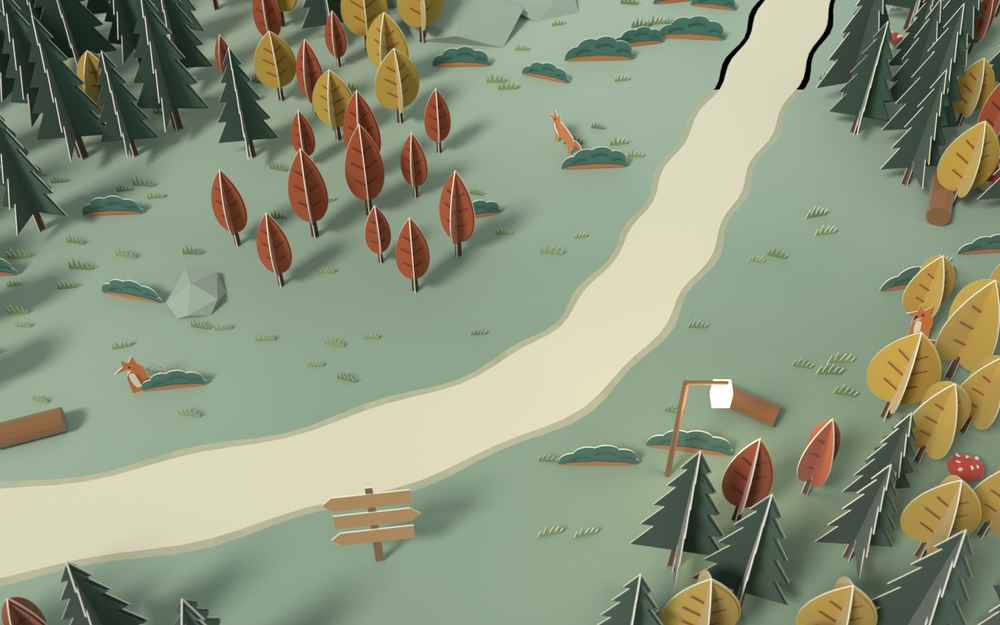
#> input picture design/forest-3d/render-v1.png, 1000 x 625 px, shrunk from 1440 x 900 before the run
$ python grade.py render-v1.png out.png
#> lines starting #> are read from the running program, lines starting #| are printed output that depends on the picture
# Chỉnh màu sau render cho giống ảnh chụp mô hình: bóng ngả xanh ngọc, sáng ấm, tương phản thấp, tối viền, hạt phim.
import sys
import numpy as np
from PIL import Image
p = sys.argv[1]
im = np.asarray(Image.open(p).convert('RGB')).astype(float) / 255
lum = im @ [0.299, 0.587, 0.114]
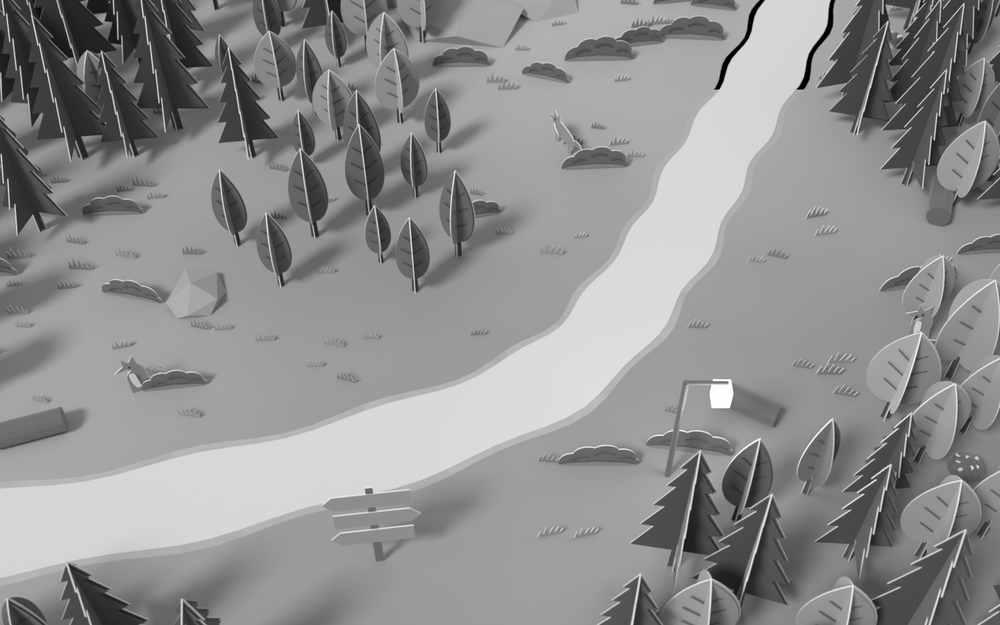
#> lum: shape (625, 1000) float64; min 0, max 1, mean 0.563
shadow = np.clip(1 - lum * 1.6, 0, 1)[..., None]; high = np.clip((lum - 0.55) * 2.2, 0, 1)[..., None]
#> after `shadow = np.clip(1 - lum * 1.6, 0, 1)[..., None]`:
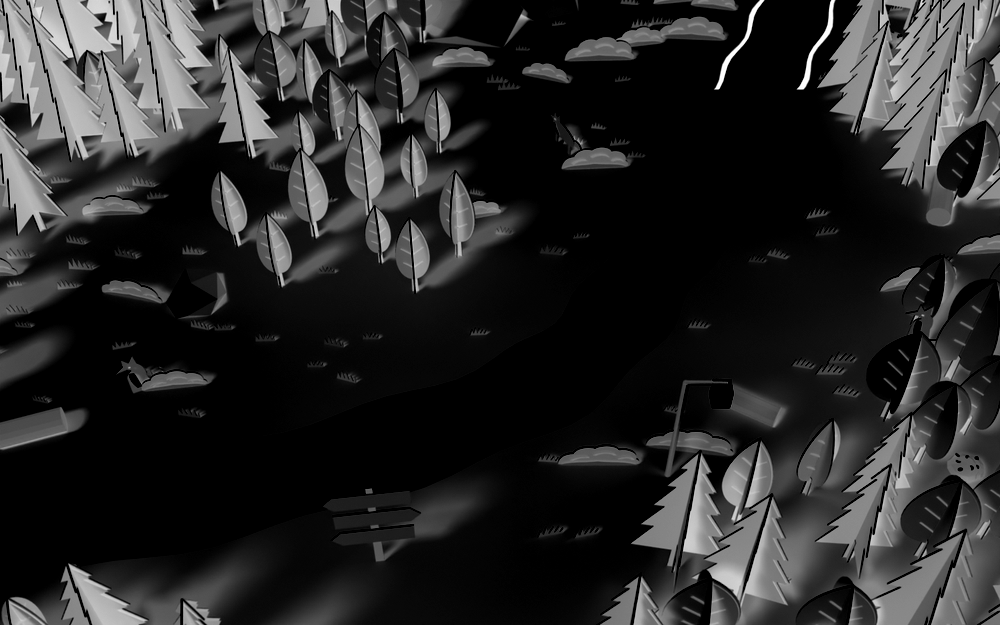
#> shadow: shape (625, 1000, 1) float64; min 0, max 1, mean 0.157
#> after `high = np.clip((lum - 0.55) * 2.2, 0, 1)[..., None]`:
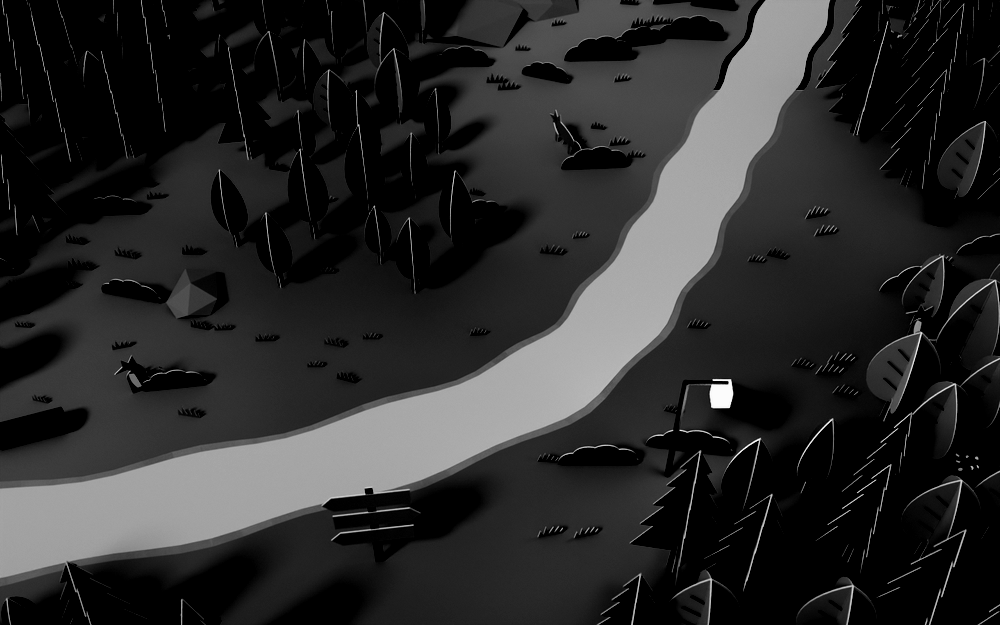
#> high: shape (625, 1000, 1) float64; min 0, max 0.99, mean 0.168
im = im + shadow * np.array([-0.02, 0.025, 0.03]) + high * np.array([0.03, 0.015, -0.02])
im = 0.035 + im * 0.95                      # nâng điểm đen, hạ tương phản
gray = (im @ [0.299, 0.587, 0.114])[..., None]; im = gray + (im - gray) * 1.06
h, w, _ = im.shape; yy, xx = np.mgrid[0:h, 0:w]
#> after `h, w, _ = im.shape`: h = 625; w = 1000
d = np.sqrt(((xx - w / 2) / (w / 2)) ** 2 + ((yy - h / 2) / (h / 2)) ** 2)
im *= (1 - 0.34 * np.clip((d - 0.5) / 0.8, 0, 1) ** 1.5)[..., None]
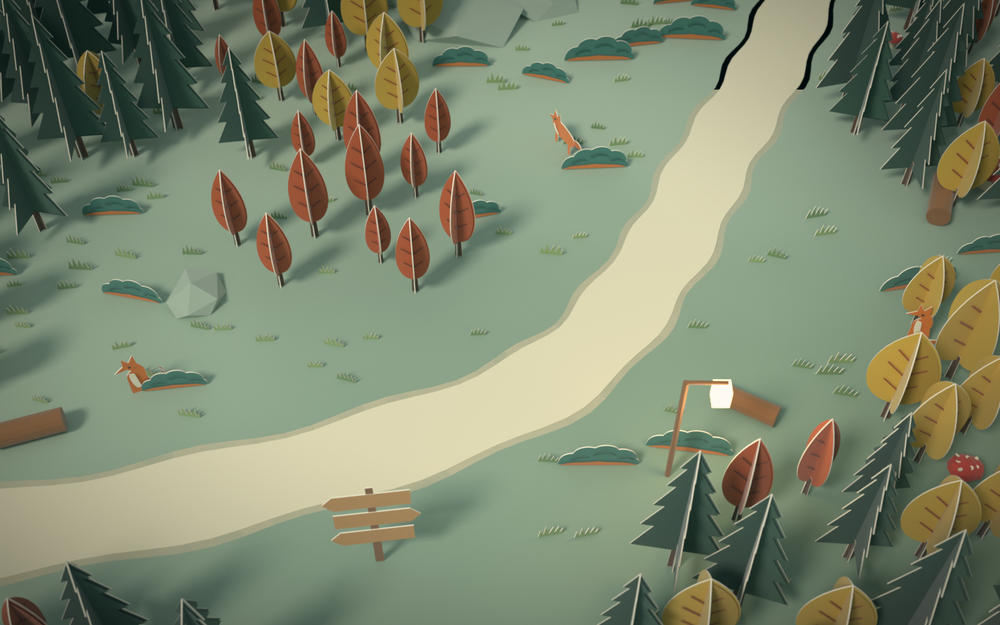
#> im: shape (625, 1000, 3) float64; mean R, G, B 0.511, 0.547, 0.45; drawn with min black and max white
im += np.random.default_rng(1).normal(0, 0.012, im.shape)
Image.fromarray((np.clip(im, 0, 1) * 255).astype(np.uint8)).save(sys.argv[2] if len(sys.argv) > 2 else p)

$ run again, on design/forest-3d/render.png
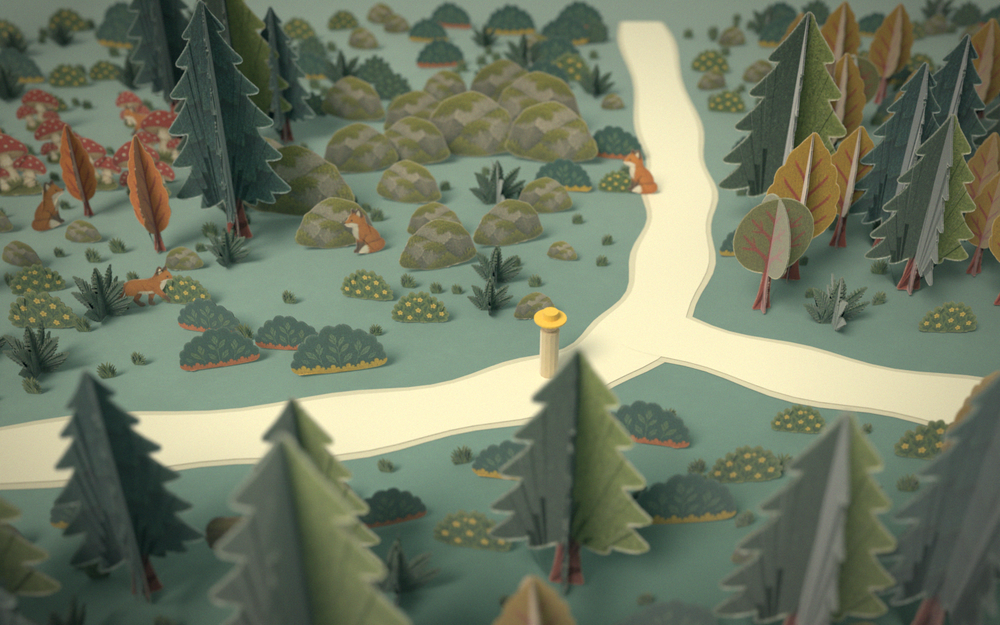
#> input picture design/forest-3d/render.png, 1000 x 625 px, shrunk from 1440 x 900 before the run
#> `high = np.clip((lum - 0.55) * 2.2, 0, 1)[..., None]`:
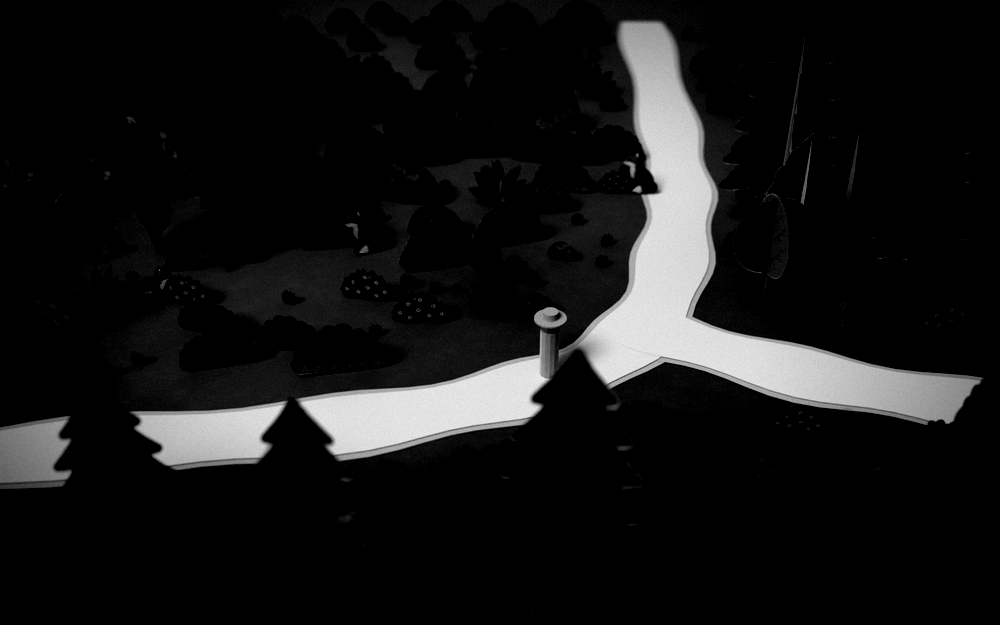
#> high: shape (625, 1000, 1) float64; min 0, max 0.931, mean 0.0866
#> `im *= (1 - 0.34 * np.clip((d - 0.5) / 0.8, 0, 1) ** 1.5)[..., None]`:
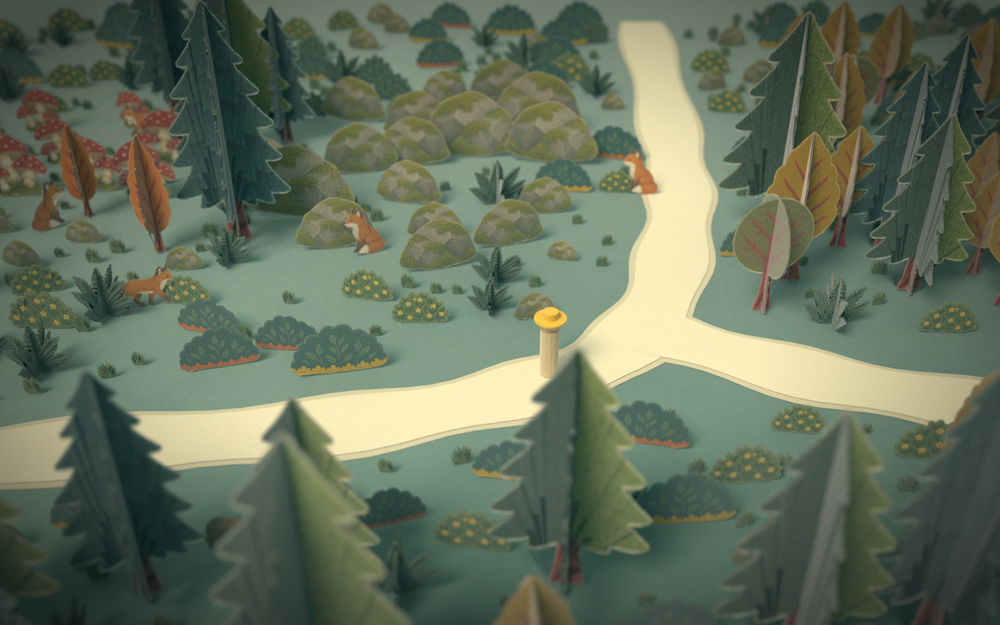
#> im: shape (625, 1000, 3) float64; mean R, G, B 0.408, 0.452, 0.373; drawn with min black and max white
